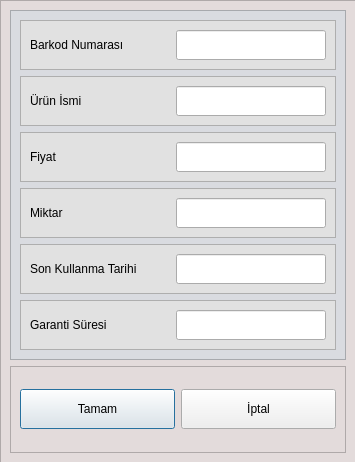
<?xml version="1.0" encoding="UTF-8"?>
<ui version="4.0">
 <class>pastaneurunekle</class>
 <widget class="QDialog" name="pastaneurunekle">
  <property name="geometry">
   <rect>
    <x>0</x>
    <y>0</y>
    <width>355</width>
    <height>462</height>
   </rect>
  </property>
  <property name="windowTitle">
   <string>Dialog</string>
  </property>
  <widget class="QFrame" name="mainFrame">
   <property name="geometry">
    <rect>
     <x>0</x>
     <y>0</y>
     <width>356</width>
     <height>463</height>
    </rect>
   </property>
   <property name="minimumSize">
    <size>
     <width>356</width>
     <height>463</height>
    </size>
   </property>
   <property name="maximumSize">
    <size>
     <width>356</width>
     <height>463</height>
    </size>
   </property>
   <property name="styleSheet">
    <string notr="true">QFrame {
	background-color: rgb(227, 219, 219);
}</string>
   </property>
   <property name="frameShape">
    <enum>QFrame::StyledPanel</enum>
   </property>
   <property name="frameShadow">
    <enum>QFrame::Raised</enum>
   </property>
   <layout class="QVBoxLayout" name="verticalLayout_2">
    <item>
     <widget class="QFrame" name="frame_2">
      <property name="minimumSize">
       <size>
        <width>336</width>
        <height>330</height>
       </size>
      </property>
      <property name="styleSheet">
       <string notr="true">QFrame {
	background-color: rgb(217, 219, 224);
}</string>
      </property>
      <property name="frameShape">
       <enum>QFrame::StyledPanel</enum>
      </property>
      <property name="frameShadow">
       <enum>QFrame::Raised</enum>
      </property>
      <layout class="QVBoxLayout" name="verticalLayout">
       <item>
        <widget class="QFrame" name="frame_8">
         <property name="minimumSize">
          <size>
           <width>231</width>
           <height>41</height>
          </size>
         </property>
         <property name="styleSheet">
          <string notr="true">QFrame {
	background-color: rgb(225, 225, 225);
}</string>
         </property>
         <property name="frameShape">
          <enum>QFrame::StyledPanel</enum>
         </property>
         <property name="frameShadow">
          <enum>QFrame::Raised</enum>
         </property>
         <layout class="QGridLayout" name="gridLayout_9">
          <item row="0" column="1">
           <widget class="QLineEdit" name="lineEdit_1">
            <property name="minimumSize">
             <size>
              <width>150</width>
              <height>30</height>
             </size>
            </property>
           </widget>
          </item>
          <item row="0" column="0">
           <widget class="QLabel" name="label_ad_4">
            <property name="minimumSize">
             <size>
              <width>140</width>
              <height>30</height>
             </size>
            </property>
            <property name="text">
             <string>Barkod Numarası</string>
            </property>
           </widget>
          </item>
         </layout>
        </widget>
       </item>
       <item>
        <widget class="QFrame" name="frame_3">
         <property name="minimumSize">
          <size>
           <width>231</width>
           <height>41</height>
          </size>
         </property>
         <property name="styleSheet">
          <string notr="true">QFrame {
	background-color: rgb(225, 225, 225);
}</string>
         </property>
         <property name="frameShape">
          <enum>QFrame::StyledPanel</enum>
         </property>
         <property name="frameShadow">
          <enum>QFrame::Raised</enum>
         </property>
         <layout class="QGridLayout" name="gridLayout">
          <item row="0" column="0">
           <widget class="QLabel" name="label_ad">
            <property name="minimumSize">
             <size>
              <width>140</width>
              <height>30</height>
             </size>
            </property>
            <property name="text">
             <string>Ürün İsmi</string>
            </property>
           </widget>
          </item>
          <item row="0" column="1">
           <widget class="QLineEdit" name="lineEdit_2">
            <property name="minimumSize">
             <size>
              <width>150</width>
              <height>30</height>
             </size>
            </property>
           </widget>
          </item>
         </layout>
        </widget>
       </item>
       <item>
        <widget class="QFrame" name="frame_4">
         <property name="minimumSize">
          <size>
           <width>231</width>
           <height>41</height>
          </size>
         </property>
         <property name="styleSheet">
          <string notr="true">QFrame {
	background-color: rgb(225, 225, 225);
}</string>
         </property>
         <property name="frameShape">
          <enum>QFrame::StyledPanel</enum>
         </property>
         <property name="frameShadow">
          <enum>QFrame::Raised</enum>
         </property>
         <layout class="QGridLayout" name="gridLayout_2">
          <item row="0" column="1">
           <widget class="QLineEdit" name="lineEdit_3">
            <property name="minimumSize">
             <size>
              <width>150</width>
              <height>30</height>
             </size>
            </property>
           </widget>
          </item>
          <item row="0" column="0">
           <widget class="QLabel" name="label_tutar">
            <property name="minimumSize">
             <size>
              <width>140</width>
              <height>30</height>
             </size>
            </property>
            <property name="text">
             <string>Fiyat</string>
            </property>
           </widget>
          </item>
         </layout>
        </widget>
       </item>
       <item>
        <widget class="QFrame" name="frame_5">
         <property name="minimumSize">
          <size>
           <width>231</width>
           <height>41</height>
          </size>
         </property>
         <property name="styleSheet">
          <string notr="true">QFrame {
	background-color: rgb(225, 225, 225);
}</string>
         </property>
         <property name="frameShape">
          <enum>QFrame::StyledPanel</enum>
         </property>
         <property name="frameShadow">
          <enum>QFrame::Raised</enum>
         </property>
         <layout class="QGridLayout" name="gridLayout_3">
          <item row="0" column="1">
           <widget class="QLineEdit" name="lineEdit_4">
            <property name="minimumSize">
             <size>
              <width>150</width>
              <height>30</height>
             </size>
            </property>
           </widget>
          </item>
          <item row="0" column="0">
           <widget class="QLabel" name="label_miktar">
            <property name="minimumSize">
             <size>
              <width>140</width>
              <height>30</height>
             </size>
            </property>
            <property name="text">
             <string>Miktar</string>
            </property>
           </widget>
          </item>
         </layout>
        </widget>
       </item>
       <item>
        <widget class="QFrame" name="frame_6">
         <property name="minimumSize">
          <size>
           <width>231</width>
           <height>41</height>
          </size>
         </property>
         <property name="styleSheet">
          <string notr="true">QFrame {
	background-color: rgb(225, 225, 225);
}</string>
         </property>
         <property name="frameShape">
          <enum>QFrame::StyledPanel</enum>
         </property>
         <property name="frameShadow">
          <enum>QFrame::Raised</enum>
         </property>
         <layout class="QGridLayout" name="gridLayout_4">
          <item row="0" column="0">
           <widget class="QLabel" name="label_skk">
            <property name="minimumSize">
             <size>
              <width>140</width>
              <height>30</height>
             </size>
            </property>
            <property name="text">
             <string>Son Kullanma Tarihi</string>
            </property>
           </widget>
          </item>
          <item row="0" column="1">
           <widget class="QLineEdit" name="lineEdit_5">
            <property name="minimumSize">
             <size>
              <width>150</width>
              <height>30</height>
             </size>
            </property>
           </widget>
          </item>
         </layout>
        </widget>
       </item>
       <item>
        <widget class="QFrame" name="frame_7">
         <property name="minimumSize">
          <size>
           <width>231</width>
           <height>41</height>
          </size>
         </property>
         <property name="styleSheet">
          <string notr="true">QFrame {
	background-color: rgb(225, 225, 225);
}</string>
         </property>
         <property name="frameShape">
          <enum>QFrame::StyledPanel</enum>
         </property>
         <property name="frameShadow">
          <enum>QFrame::Raised</enum>
         </property>
         <layout class="QGridLayout" name="gridLayout_5">
          <item row="0" column="1">
           <widget class="QLineEdit" name="lineEdit_6">
            <property name="minimumSize">
             <size>
              <width>150</width>
              <height>30</height>
             </size>
            </property>
           </widget>
          </item>
          <item row="0" column="0">
           <widget class="QLabel" name="label_gs">
            <property name="minimumSize">
             <size>
              <width>140</width>
              <height>30</height>
             </size>
            </property>
            <property name="text">
             <string>Garanti Süresi</string>
            </property>
           </widget>
          </item>
         </layout>
        </widget>
       </item>
      </layout>
     </widget>
    </item>
    <item>
     <widget class="QFrame" name="frame">
      <property name="minimumSize">
       <size>
        <width>336</width>
        <height>60</height>
       </size>
      </property>
      <property name="frameShape">
       <enum>QFrame::StyledPanel</enum>
      </property>
      <property name="frameShadow">
       <enum>QFrame::Raised</enum>
      </property>
      <layout class="QHBoxLayout" name="horizontalLayout">
       <item>
        <widget class="QPushButton" name="pushButton_tamam">
         <property name="minimumSize">
          <size>
           <width>120</width>
           <height>40</height>
          </size>
         </property>
         <property name="text">
          <string>Tamam</string>
         </property>
        </widget>
       </item>
       <item>
        <widget class="QPushButton" name="pushButton_iptal">
         <property name="minimumSize">
          <size>
           <width>120</width>
           <height>40</height>
          </size>
         </property>
         <property name="text">
          <string>İptal</string>
         </property>
        </widget>
       </item>
      </layout>
     </widget>
    </item>
   </layout>
  </widget>
 </widget>
 <resources/>
 <connections/>
</ui>
